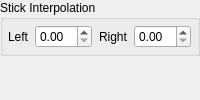
              <widget class="QWidget" name="keyboard_page">
               <layout class="QVBoxLayout" name="keyboard_page_layout">
                <property name="leftMargin">
                 <number>0</number>
                </property>
                <property name="topMargin">
                 <number>0</number>
                </property>
                <property name="rightMargin">
                 <number>0</number>
                </property>
                <property name="bottomMargin">
                 <number>0</number>
                </property>
                <item>
                 <widget class="QGroupBox" name="gb_stick_lerp">
                  <property name="title">
                   <string>Stick Interpolation</string>
                  </property>
                  <layout class="QHBoxLayout" name="gb_stick_lerp_layout">
                   <property name="leftMargin">
                    <number>5</number>
                   </property>
                   <property name="topMargin">
                    <number>5</number>
                   </property>
                   <property name="rightMargin">
                    <number>5</number>
                   </property>
                   <property name="bottomMargin">
                    <number>5</number>
                   </property>
                   <item>
                    <widget class="QLabel" name="left_stick_lerp_label">
                     <property name="text">
                      <string>Left</string>
                     </property>
                    </widget>
                   </item>
                   <item>
                    <widget class="QDoubleSpinBox" name="left_stick_lerp">
                     <property name="singleStep">
                      <double>0.100000000000000</double>
                     </property>
                    </widget>
                   </item>
                   <item>
                    <spacer name="horizontalSpacer_27">
                     <property name="orientation">
                      <enum>Qt::Orientation::Horizontal</enum>
                     </property>
                     <property name="sizeType">
                      <enum>QSizePolicy::Policy::MinimumExpanding</enum>
                     </property>
                     <property name="sizeHint" stdset="0">
                      <size>
                       <width>0</width>
                       <height>0</height>
                      </size>
                     </property>
                    </spacer>
                   </item>
                   <item>
                    <widget class="QLabel" name="right_stick_lerp_label">
                     <property name="text">
                      <string>Right</string>
                     </property>
                    </widget>
                   </item>
                   <item>
                    <widget class="QDoubleSpinBox" name="right_stick_lerp">
                     <property name="singleStep">
                      <double>0.100000000000000</double>
                     </property>
                    </widget>
                   </item>
                   <item>
                    <spacer name="horizontalSpacer_28">
                     <property name="orientation">
                      <enum>Qt::Orientation::Horizontal</enum>
                     </property>
                     <property name="sizeType">
                      <enum>QSizePolicy::Policy::MinimumExpanding</enum>
                     </property>
                     <property name="sizeHint" stdset="0">
                      <size>
                       <width>0</width>
                       <height>0</height>
                      </size>
                     </property>
                    </spacer>
                   </item>
                  </layout>
                 </widget>
                </item>
                <item>
                 <spacer name="keyboard_page_spacer">
                  <property name="orientation">
                   <enum>Qt::Orientation::Vertical</enum>
                  </property>
                  <property name="sizeType">
                   <enum>QSizePolicy::Policy::MinimumExpanding</enum>
                  </property>
                  <property name="sizeHint" stdset="0">
                   <size>
                    <width>0</width>
                    <height>0</height>
                   </size>
                  </property>
                 </spacer>
                </item>
               </layout>
              </widget>
